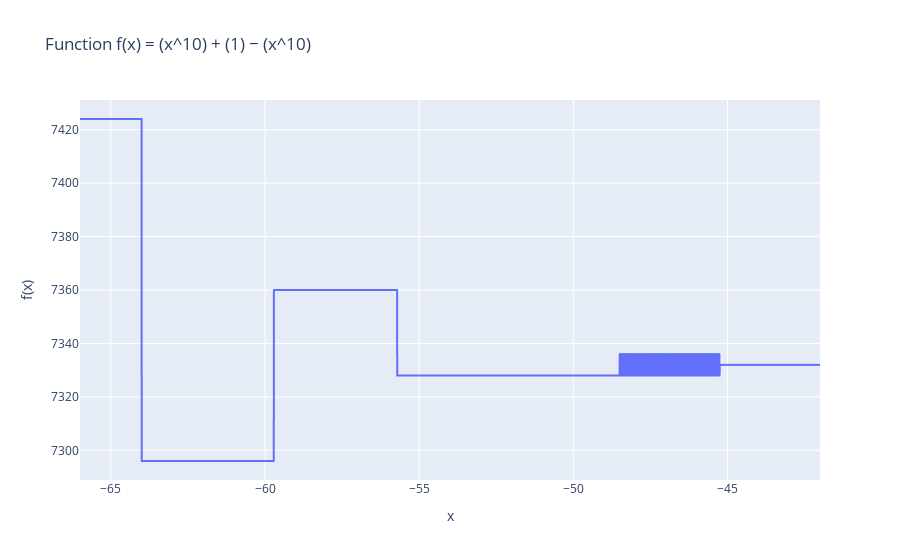

Notebook source saved alongside this figure:
### Code cell
x = np.linspace(-66, -42, 5000)
y = g(x)

fig = px.line(x=x, y=y, labels={'x': 'x', 'y': 'f(x)'}, title='Function f(x) = (x^10) + (1) − (x^10)')
fig.update_layout(hovermode="x unified")
fig.show()

### Figure 1 — Plotly figure (JSON) as saved in the notebook; plotly's stock layout.template omitted (floating-point values rounded to 4 significant figures; data arrays with more than 128 entries replaced by an {"elided": "..."} marker saying what was removed)
{"data": [{"hovertemplate": "x=%{x}<br>f(x)=%{y}<extra></extra>", "legendgroup": "", "line": {"color": "#636efa", "dash": "solid"}, "marker": {"symbol": "circle"}, "mode": "lines", "name": "", "showlegend": false, "type": "scattergl", "x": {"elided": "5000 float values"}, "xaxis": "x", "y": {"elided": "5000 float values"}, "yaxis": "y"}], "layout": {"hovermode": "x unified", "legend": {"tracegroupgap": 0}, "title": {"text": "Function f(x) = (x^10) + (1) − (x^10)"}, "xaxis": {"anchor": "y", "domain": [0, 1], "title": {"text": "x"}}, "yaxis": {"anchor": "x", "domain": [0, 1], "title": {"text": "f(x)"}}}}
